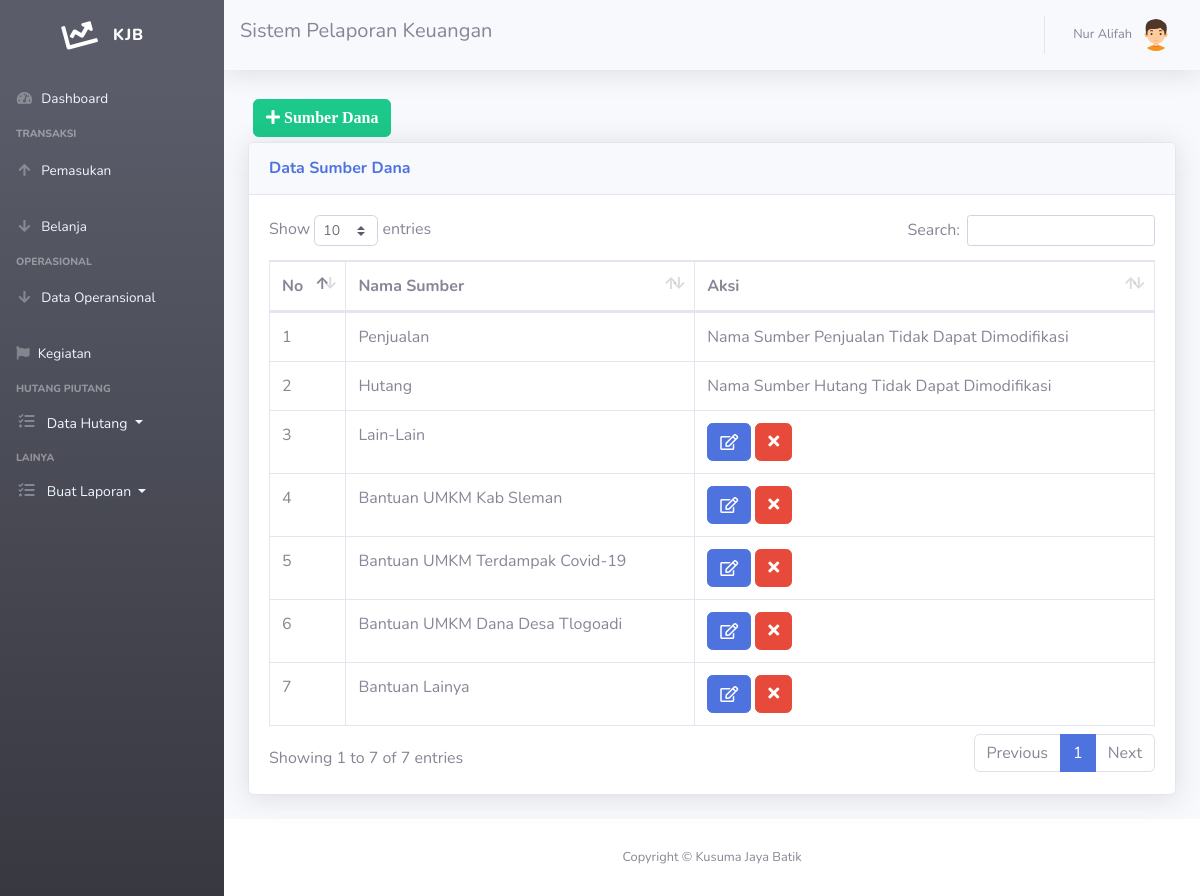
Page /sumber.php (signed in) on the committed database.
### tables this page shows
CREATE TABLE `sumber` (
  `id_sumber` int(11) NOT NULL,
  `nama_sumber` varchar(40) NOT NULL
);

### sumber.php (the view, shortened to what this page needs)
<!DOCTYPE html>
<html lang="en">
<head>
  <link rel="stylesheet" href="https://cdnjs.cloudflare.com/ajax/libs/font-awesome/4.7.0/css/font-awesome.min.css">
  <link href="vendor/fontawesome-free/css/all.min.css" rel="stylesheet" type="text/css">
  <link href="css/sb-admin-2.min.css" rel="stylesheet">
  <link href="vendor/datatables/dataTables.bootstrap4.min.css" rel="stylesheet">
</head>
<body id="page-top">
<?php
require ('sidebar.php'); ?>
      <div id="content">
<?php require ('navbar.php'); ?>
        <div class="container-fluid">
          <div class="row">
					   <div class="col-xl-18 col-lg-12">
					   <button type="button" class="btn btn-success" style="margin:5px" data-toggle="modal" data-target="#myModalTambah"><i class="fa fa-plus"> Sumber Dana</i></button><br>
          <div class="card shadow mb-4">
            <div class="card-header py-3">
              <h6 class="m-0 font-weight-bold text-primary">Data Sumber Dana</h6>
            </div>
            <div class="card-body">
              <div class="table-responsive">
               <table class="table table-bordered" id="dataTable" width="100%" cellspacing="0">
                  <thead>
                    <tr>
                      <th>No</th>
                      <th>Nama Sumber</th>
                      <th>Aksi</th>
                    </tr>
                  </thead>
                  <tbody>
				  <?php
$query = mysqli_query($koneksi,"SELECT * FROM sumber");
$nos = 1;
while ($data = mysqli_fetch_assoc($query))
{
?>
                    <tr>
                      <td><?=$nos++?></td>
                      <td><?=$data['nama_sumber']?></td>
					         <td>
 <?php if ($data['id_sumber']==2 || $data['id_sumber']==1): ?>
  <?php echo "Nama Sumber ".$data['nama_sumber']." Tidak Dapat Dimodifikasi" ?>
 <?php endif ?>
 <?php if ($data['id_sumber']!=2 && $data['id_sumber']!=1): ?>
<a href="#" type="button" class=" fa fa-edit btn btn-primary btn-md" data-toggle="modal" data-target="#myModal<?php echo $data['id_sumber']; ?>"></a>
<a  href="hapus-sumber.php?id_sumber=<?=$data['id_sumber'];?>" onclick="return confirm('Anda Yakin? Menghapus Data Tidak Dapat Dikembalikan');" class="btn btn-danger btn-md"><i class="fa fa-remove" style="color: white"></i></a>
</td>
</tr>
<?php endif ?>
</div>
  </div>
<?php
}
?>
<?php require 'footer.php'?>
</body>
</html>

### rows in the picture
sumber: nama_sumber "Penjualan"
sumber: nama_sumber "Hutang"
sumber: nama_sumber "Lain-Lain"
sumber: nama_sumber "Bantuan UMKM Kab Sleman"
sumber: nama_sumber "Bantuan UMKM Terdampak Covid-19"
sumber: nama_sumber "Bantuan UMKM Dana Desa Tlogoadi"
sumber: nama_sumber "Bantuan Lainya"

### other values in the picture
$_SESSION['nama'] "Nur Alifah"
